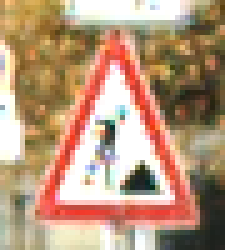
#> input picture samples/sample_road_work.ppm, 45 x 50 px (shown 5 times larger)
$ python -i transforms.py   (imports and definitions only)
#> lines starting #> are read from the running program, lines starting #| are printed output that depends on the picture
"""Image preprocessing and augmentation.

Pipeline order:
    load -> crop_roi -> clahe -> resize -> [augment] -> normalise -> CHW tensor

The first four steps are deterministic, so ``dataset`` runs them once and caches
the result; only augmentation and normalisation happen per epoch.
"""

from __future__ import annotations

import cv2
import numpy as np
import torch
from PIL import Image

# OpenCV spawns its own thread pool, which fights with the torch pool during
# training and makes wall-clock times noisy.
# [1 line not run here, left out]


# [25 lines left out: functions load_image, crop_roi, not called in this run]


def apply_clahe(img: np.ndarray, clip_limit: float = 2.0, tile: int = 4) -> np.ndarray:
    """Contrast-limited adaptive histogram equalisation on the L channel.

    GTSRB frames are dashcam captures with severe under/over-exposure. CLAHE is
    applied in LAB and only to luminance -- running it per RGB channel shifts
    hue, which matters here because sign colour is class-discriminative.

    A 4x4 tile grid (not OpenCV's 8x8 default) suits these small crops, which
    average roughly 50px per side.
    """
#> called with clip_limit = 2, tile = 4
    lab = cv2.cvtColor(img, cv2.COLOR_RGB2LAB)
#> lab: shape (50, 45, 3); mean of channels 0, 1, 2 164.5, 137, 148.5
    l, a, b = cv2.split(lab)
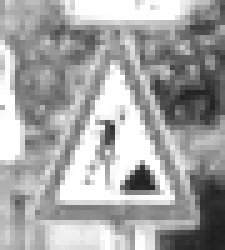
#> l: shape (50, 45) (shown 5 times larger); min 31, max 255, mean 164.5
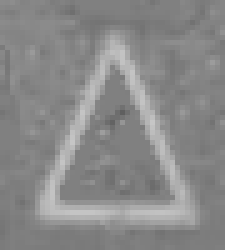
#> a: shape (50, 45) (shown 5 times larger); min 95, max 198, mean 137
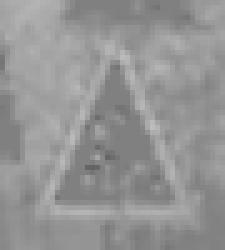
#> b: shape (50, 45) (shown 5 times larger); min 99, max 189, mean 148.5
    l = cv2.createCLAHE(clipLimit=clip_limit, tileGridSize=(tile, tile)).apply(l)
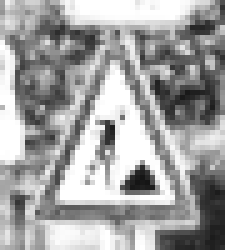
#> l: shape (50, 45) (shown 5 times larger); min 21, max 255, mean 162.3
    return cv2.cvtColor(cv2.merge((l, a, b)), cv2.COLOR_LAB2RGB)
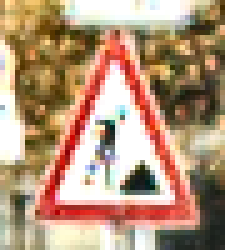
#> returned value: shape (50, 45, 3) (shown 5 times larger); mean R, G, B 180.3, 148.6, 121.6


# [89 lines left out: functions resize, preprocess_deterministic, augment_affine, augment_photometric, not called in this run]


def augment(img: np.ndarray, rng: np.random.Generator) -> np.ndarray:
    return augment_photometric(augment_affine(img, rng), rng)


# [12 lines left out: functions to_tensor, denormalise, not called in this run]

>>> import cv2
>>> picture = cv2.cvtColor(cv2.imread('../samples/sample_road_work.ppm'), cv2.COLOR_BGR2RGB)
>>> result = apply_clahe(picture)
